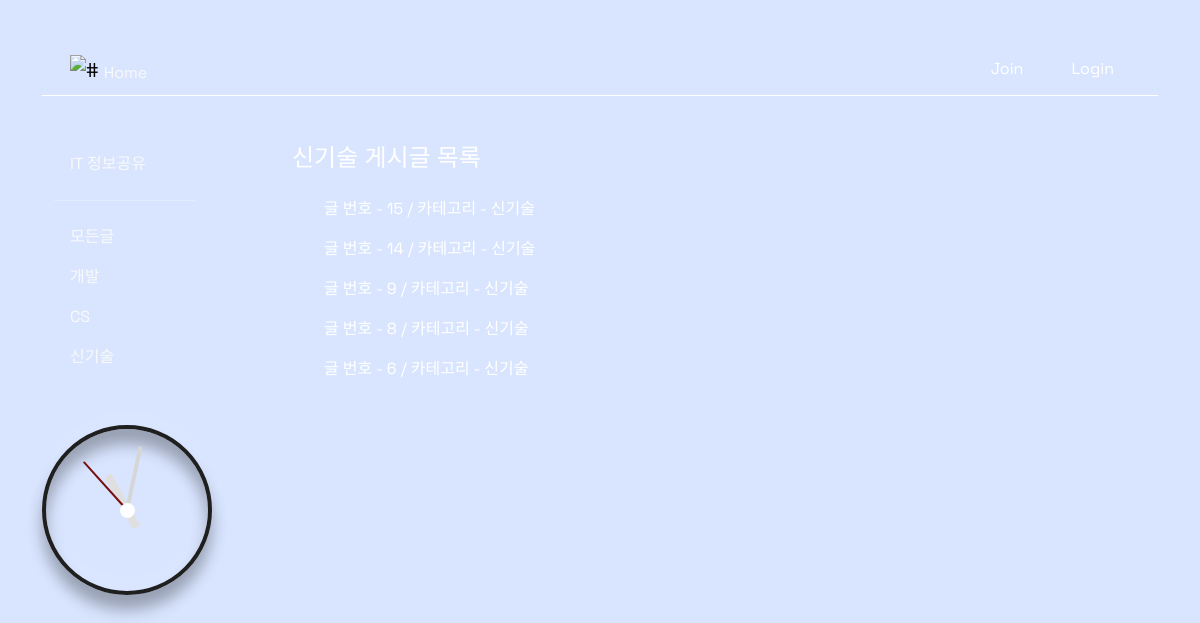
Screenshot of /posts/category/신기술/ with the database file from the repository.
### posts/models.py (models this page shows)
class Post(models.Model):
    title = models.CharField(max_length=80)
    content = models.TextField(null=False)
    category = models.CharField(max_length=20)
    deadline = models.DateField(null=True)
    created_at = models.DateTimeField(auto_now_add=True)
    updated_at = models.DateTimeField(auto_now=True)

### posts/views.py (the view)
# urls.py: path('category/<str:subject>/', views.category, name='category'),
def category(request, subject):
    subject = subject
    posts = Post.objects.filter(category=subject).order_by('-pk')
    context = {
        'subject': subject,
        'posts': posts,
    }
    return render(request, 'posts/category.html', context)

### posts/templates/posts/category.html
{% extends 'accounts/base.html' %}
{% block content %}
<div class="container-fluid d-flex flex-column mb-3">
    <h4> {{ subject }} 게시글 목록</h4>
</div>
<div class="container-fluid d-flex flex-column">
    {% for post in posts %}
        <ul>
            <li class="spread-underline" style="list-style: none;">
                <a href="{% url 'posts:detail' post.pk %}">글 번호 - {{ post.pk }} / 카테고리 - {{ post.category }}</a>
            </li>
        </ul>
    {% endfor %}
</div>
{% endblock content %}

### accounts/templates/accounts/base.html (style rules this page uses)
html { height: 100%; width: 100%; }
body { font-family: 'Space Grotesk', sans-serif; color: white; background-image: url(https://cdn.discordapp.com/attachments/1052100027297841152/1093772885170073722/pic.jpg); background-color: #D9E5FF; background-size: 100% 100%; border-radius: 2rem; object-fit: none; width: 100%; height: 100%; min-height: 150vh; }
a { text-decoration: none; color: white; }
.spread-underline { color: #333; text-decoration: none; position: relative; width: fit-content; }
.spread-underline:after { background: none repeat scroll 0 0 transparent; bottom: 0; content: ""; display: block; height: 2px; left: 50%; position: absolute; background: #FF4500; transition: width 0.3s ease 0s, left 0.3s ease 0s; width: 0; }
* { margin: 0; margin: 0; box-sizing: border-box; }

### rows the page displays
Post: pk "15", category "신기술"
Post: pk "14", category "신기술"
Post: pk "9", category "신기술"
Post: pk "8", category "신기술"
Post: pk "6", category "신기술"

### other values shown
{{ subject }} "신기술"
